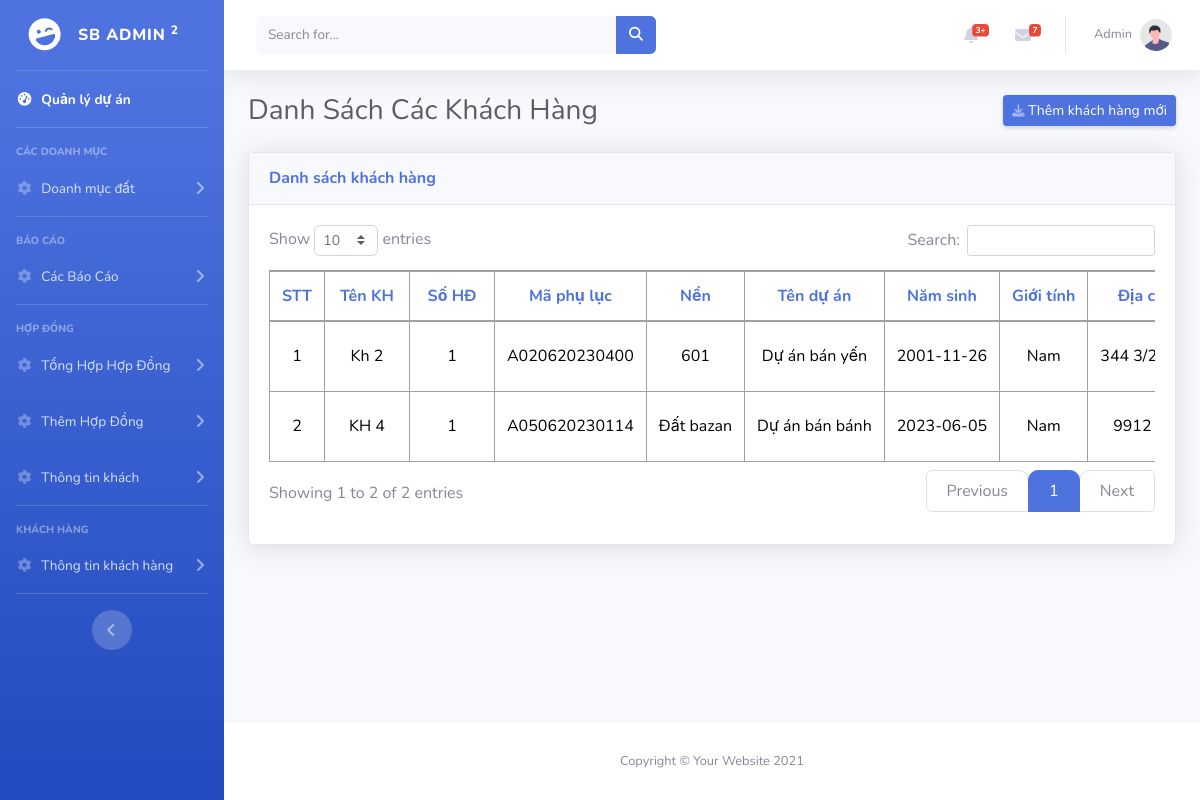
Page /admin_manager/danhsach_khachhang.php (signed in) on the committed database.
### tables this page shows
CREATE TABLE `ql_duan` (
  `id` int(11) NOT NULL,
  `ma_duan` text NOT NULL,
  `ten_duan` text NOT NULL,
  `image` text NOT NULL,
  `mo_ta` text NOT NULL,
  `quy_dinh` text NOT NULL,
  `create_at` date NOT NULL DEFAULT current_timestamp()
);

CREATE TABLE `khachhang` (
  `id` int(11) NOT NULL,
  `ten_kh` text NOT NULL,
  `so_hd` int(11) NOT NULL,
  `ma_phuluc` text NOT NULL,
  `id_nendat` int(11) NOT NULL,
  `id_duan` int(11) NOT NULL,
  `namsinh` date NOT NULL,
  `gioitinh` text NOT NULL,
  `diachi` text NOT NULL,
  `dc_lienlac` text NOT NULL,
  `email` text NOT NULL,
  `phone` text NOT NULL,
  `cmnd` text NOT NULL,
  `ngaycap` date NOT NULL,
  `noicap` text NOT NULL,
  `nghenghiep` text NOT NULL,
  `chucvu` text NOT NULL,
  `trangthai` text NOT NULL,
  `nguoi_thanhtoan` text NOT NULL,
  `create_at` date NOT NULL DEFAULT current_timestamp()
);

CREATE TABLE `dm_nendat` (
  `id` int(11) NOT NULL,
  `id_khudat` int(11) NOT NULL,
  `id_lodat` int(11) NOT NULL,
  `ten_nendat` text NOT NULL,
  `lo_gioi` int(11) NOT NULL,
  `chieu_dai` int(11) NOT NULL,
  `chieu_rong` int(11) NOT NULL,
  `dien_tich` int(11) NOT NULL,
  `dien_tich_xd` int(11) NOT NULL,
  `gia` int(11) NOT NULL,
  `so_tang` int(11) NOT NULL,
  `mo_ta` text NOT NULL,
  `image` text NOT NULL,
  `hien_trang` text NOT NULL,
  `id_hd` int(11) NOT NULL
);

### model/database.php (called while the page is built, shortened)
<?php
class Database
{
    public static $connection = NULL;
    public function __construct()
    {
        if(!self::$connection) {
            self::$connection = new mysqli(DB_HOST, DB_USER, DB_PASSWORD, DB_NAME, PORT);
            self::$connection->set_charset('utf8mb4');
        }
        return self::$connection;
    }
    public function select($sql)
    {
        $sql->execute();
        $items = $sql->get_result()->fetch_all(MYSQLI_ASSOC);
        return $items;
    }
}

### model/khachhang.php (called while the page is built, shortened)
<?php
require_once "database.php";
class KhachHang extends Database{
    function layTatCaKhachHang(){
        $sql = parent::$connection->prepare("SELECT *, khachhang.id as ID_kh FROM ql_duan INNER JOIN dm_khudat ON ql_duan.id = dm_khudat.id_duan INNER JOIN dm_nendat ON dm_nendat.id_khudat = dm_khudat.id INNER JOIN khachhang on khachhang.id_nendat = dm_nendat.id");
        return parent::select($sql);
    }
}

### admin_manager/danhsach_khachhang.php (the view, shortened to what this page needs)
<?php
include "./header.php";
require_once "../model/dm_nendat.php";
require_once "../model/khachhang.php";
$khachhang = new KhachHang();
$layTatCaKhachHang = $khachhang->layTatCaKhachHang();
?>
                <div class="container-fluid">
                    <div class="d-sm-flex align-items-center justify-content-between mb-4">
                        <h1 class="h3 mb-0 text-gray-800">Danh Sách Các Khách Hàng</h1>
                        <a id="myBtn" class="d-none d-sm-inline-block btn btn-sm btn-primary shadow-sm"><i class="fas fa-download fa-sm text-white-50"></i> Thêm khách hàng mới</a>
                    </div>
                    <div class="card shadow mb-4">
                        <div class="card-header py-3">
                            <h6 class="m-0 font-weight-bold text-primary">Danh sách khách hàng</h6>
                        </div>
                        <div class="card-body">
                            <div class="table-responsive">
                                <table class="table table-bordered custom-table" id="dataTable1" width="100%" cellspacing="0">
                                    <thead>
                                        <tr>
                                            <th width="5%">STT</th>
                                            <th>Tên KH</th>
                                            <th>Số HĐ</th>
                                            <th>Mã phụ lục</th>
                                            <th>Nền</th>
                                            <th>Tên dự án</th>
                                            <th>Năm sinh</th>
                                            <th>Giới tính</th>
                                            <th>Địa chỉ thường trú</th>
                                        </tr>
                                    </thead>
                                    <tbody>
                                        <?php
                                        $count = 1;
                                        foreach($layTatCaKhachHang as $item){ ?>
                                        <tr>
                                            <td><?=$count++?></td>
                                            <td><?=$item['ten_kh']?></td>
                                            <td><?=$item['so_hd']?></td>
                                            <td><?=$item['ma_phuluc']?></td>
                                            <td><?=$item['ten_nendat']?></td>
                                            <td><?=$item['ten_duan']?></td>
                                            <td><?=$item['namsinh']?></td>
                                            <td><?=$item['gioitinh']?></td>
                                            <td><?=$item['diachi']?></td>
                                        </tr>
                                        <?php } ?>
                                    </tbody>
                                </table>
                            </div>
                        </div>
                    </div>
                </div>
<?php
include "./footer.php";
?>

### admin_manager/public/css/style.css (style rules this page uses)
table tbody tr td { white-space: nowrap!important; vertical-align: middle!important; max-width: 450px; overflow: hidden; text-overflow: ellipsis; }
table thead tr th { color: var(--primary); }
.custom-table thead tr th { color: var(--primary); min-width: 60px!important; }
.custom-table thead tr th:first-child, .custom-table thead tr th:nth-last-child(2), .custom-table thead tr th:last-child { min-width: max-content !important; width: max-content !important; }
table tr { text-align: center; }
table thead tr th { white-space: nowrap!important; vertical-align: middle!important; }

### rows in the picture
ql_duan: khachhang.ten_kh "Kh 2", khachhang.so_hd "1", khachhang.ma_phuluc "A020620230400", dm_nendat.ten_nendat "601", ten_duan "Dự án bán yến", khachhang.namsinh "2001-11-26", khachhang.gioitinh "Nam", khachhang.diachi "344…"
ql_duan: khachhang.ten_kh "KH 4", khachhang.so_hd "1", khachhang.ma_phuluc "A050620230114", dm_nendat.ten_nendat "Đất bazan", ten_duan "Dự án bán bánh", khachhang.namsinh "2023-06-05", khachhang.gioitinh "Nam", khachhang.diachi "9912…"

### other values in the picture
$current_user['name'] "Admin"
